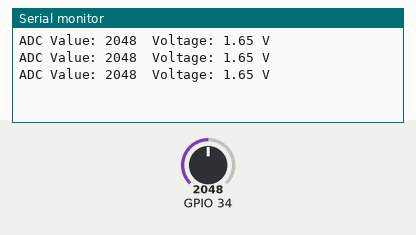
A sketch run on a simulated ESP32. On the bench: the last lines printed to the serial monitor. Inputs (shaded band) come from the test bench; at power-on: GPIO 34 = 2048.

Above: at 1.3 s.
1.4 s: GPIO 34 set to 2866
At 1.9 s:
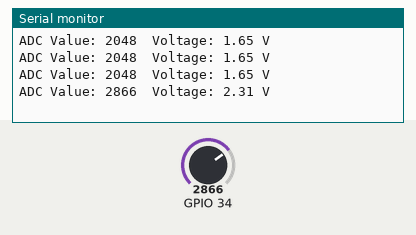
2.9 s: GPIO 34 set to 3603
At 3.4 s:
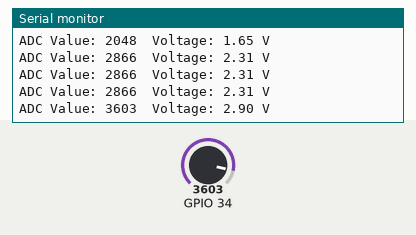
Timing chart, 0 to 5.9 s (numbered marks = the images above; inputs shaded):
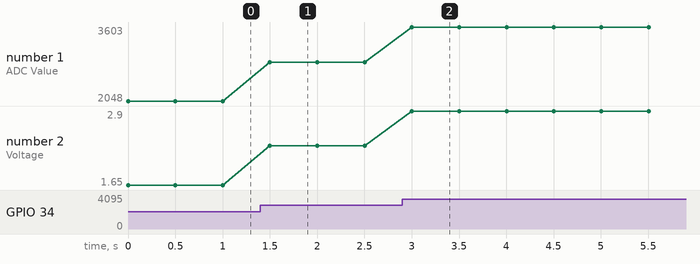

The sketch:

Exercise_05_Analog_Input_Potentiometer.ino
```cpp
void setup() {
  Serial.begin(115200);
}

void loop() {
  int adc = analogRead(34);
  float voltage = adc * (3.3 / 4095.0);

  Serial.print("ADC Value: ");
  Serial.print(adc);
  Serial.print("\tVoltage: ");
  Serial.print(voltage);
  Serial.println(" V");

  delay(500);
}
```

Measured:
- after the input at 1.4 s, the serial monitor: prints a new line after 0.10 s (image 1)
- after the input at 2.9 s, the serial monitor: prints a new line after 0.10 s (image 2)
- plotted number 1: 2048 → 2866 after the input at 1.4 s, 2866 → 3603 after the input at 2.9 s
- plotted number 2: 1.65 → 2.31 after the input at 1.4 s, 2.31 → 2.9 after the input at 2.9 s
